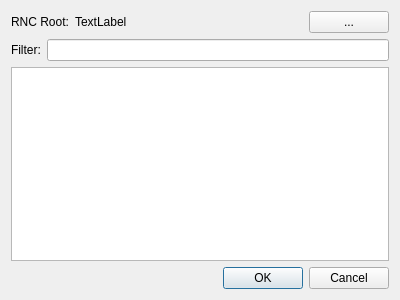
<?xml version="1.0" encoding="UTF-8"?>
<ui version="4.0">
 <class>RNCLoaderDialogBase</class>
 <widget class="QDialog" name="RNCLoaderDialogBase">
  <property name="geometry">
   <rect>
    <x>0</x>
    <y>0</y>
    <width>400</width>
    <height>300</height>
   </rect>
  </property>
  <property name="windowTitle">
   <string>RNC Loader</string>
  </property>
  <layout class="QVBoxLayout" name="verticalLayout">
   <item>
    <layout class="QHBoxLayout" name="horizontalLayout">
     <item>
      <widget class="QLabel" name="label">
       <property name="text">
        <string>RNC Root:</string>
       </property>
      </widget>
     </item>
     <item>
      <widget class="QLabel" name="rncRootLabel">
       <property name="sizePolicy">
        <sizepolicy hsizetype="Expanding" vsizetype="Preferred">
         <horstretch>0</horstretch>
         <verstretch>0</verstretch>
        </sizepolicy>
       </property>
       <property name="text">
        <string>TextLabel</string>
       </property>
      </widget>
     </item>
     <item>
      <widget class="QPushButton" name="pushButton">
       <property name="text">
        <string>...</string>
       </property>
      </widget>
     </item>
    </layout>
   </item>
   <item>
    <layout class="QHBoxLayout" name="horizontalLayout_2">
     <item>
      <widget class="QLabel" name="label_2">
       <property name="text">
        <string>Filter:</string>
       </property>
      </widget>
     </item>
     <item>
      <widget class="QLineEdit" name="filterLineEdit">
      </widget>
     </item>
    </layout>
   </item>
   <item>
    <widget class="QListView" name="chartListView">
     <property name="editTriggers">
      <set>QAbstractItemView::NoEditTriggers</set>
     </property>
     <property name="selectionMode">
      <enum>QAbstractItemView::ExtendedSelection</enum>
     </property>
    </widget>
   </item>
   <item>
    <widget class="QDialogButtonBox" name="button_box">
     <property name="orientation">
      <enum>Qt::Horizontal</enum>
     </property>
     <property name="standardButtons">
      <set>QDialogButtonBox::Cancel|QDialogButtonBox::Ok</set>
     </property>
    </widget>
   </item>
  </layout>
 </widget>
 <resources/>
 <connections>
  <connection>
   <sender>button_box</sender>
   <signal>accepted()</signal>
   <receiver>RNCLoaderDialogBase</receiver>
   <slot>accept()</slot>
   <hints>
    <hint type="sourcelabel">
     <x>20</x>
     <y>20</y>
    </hint>
    <hint type="destinationlabel">
     <x>20</x>
     <y>20</y>
    </hint>
   </hints>
  </connection>
  <connection>
   <sender>button_box</sender>
   <signal>rejected()</signal>
   <receiver>RNCLoaderDialogBase</receiver>
   <slot>reject()</slot>
   <hints>
    <hint type="sourcelabel">
     <x>20</x>
     <y>20</y>
    </hint>
    <hint type="destinationlabel">
     <x>20</x>
     <y>20</y>
    </hint>
   </hints>
  </connection>
 </connections>
</ui>
